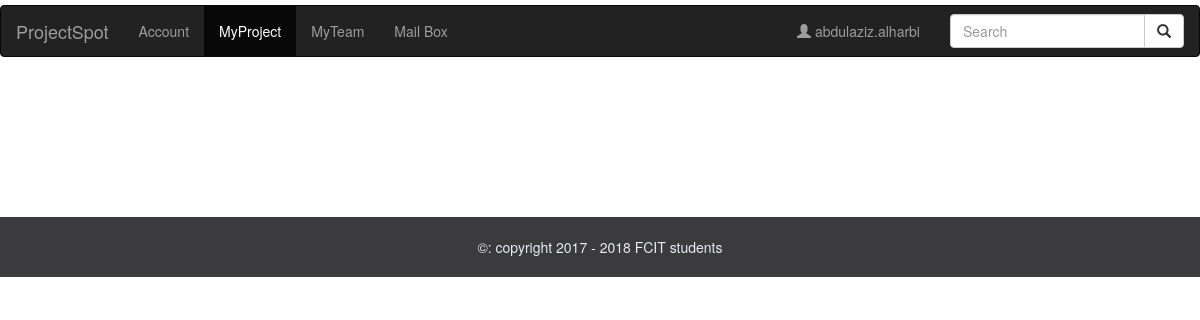
The page /MyProject.php (signed in) on the database as committed earlier.
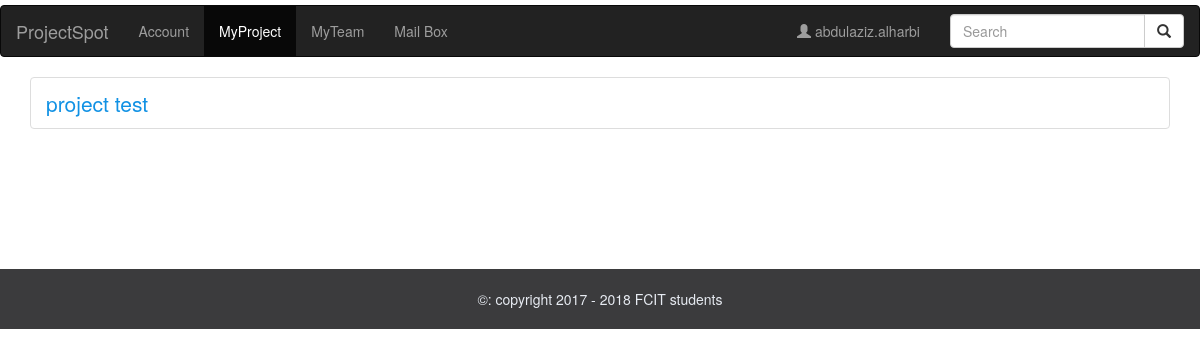
The same page on the database as committed later.
### tables this page shows
CREATE TABLE `project` (
  `projectID` int(11) NOT NULL,
  `title` varchar(255) NOT NULL,
  `date` date NOT NULL,
  `viewID` int(11) NOT NULL DEFAULT '0'
);

### MyProject.php (the view, shortened to what this page needs)
<?php
include 'imports/head.php';
include 'imports/navigation2.php';
?>
  <div class="container">
      <div class="list-group" id="projectsFont">
        <?php
        $sql = " SELECT title , project.projectID from project , account , project_account where project_account.accountID=account.ID AND project_account.projectID=project.projectID AND account.username = '".$username."'";
        $result = mysqli_query($db,$sql);
        while ($row = mysqli_fetch_array($result)){
          echo '<a href="./MySpecificProject.php?pID='.$row['projectID'].'" class="list-group-item list-group-item-action">'.$row['title'].'</a>';
        }
        ?>
      </div>
  </div>
<div style="padding-bottom:80px"></div>
<?php
include 'imports/footer.php';
?>

Rows that differ between the two databases and show on the page:
added project: title "project test"
